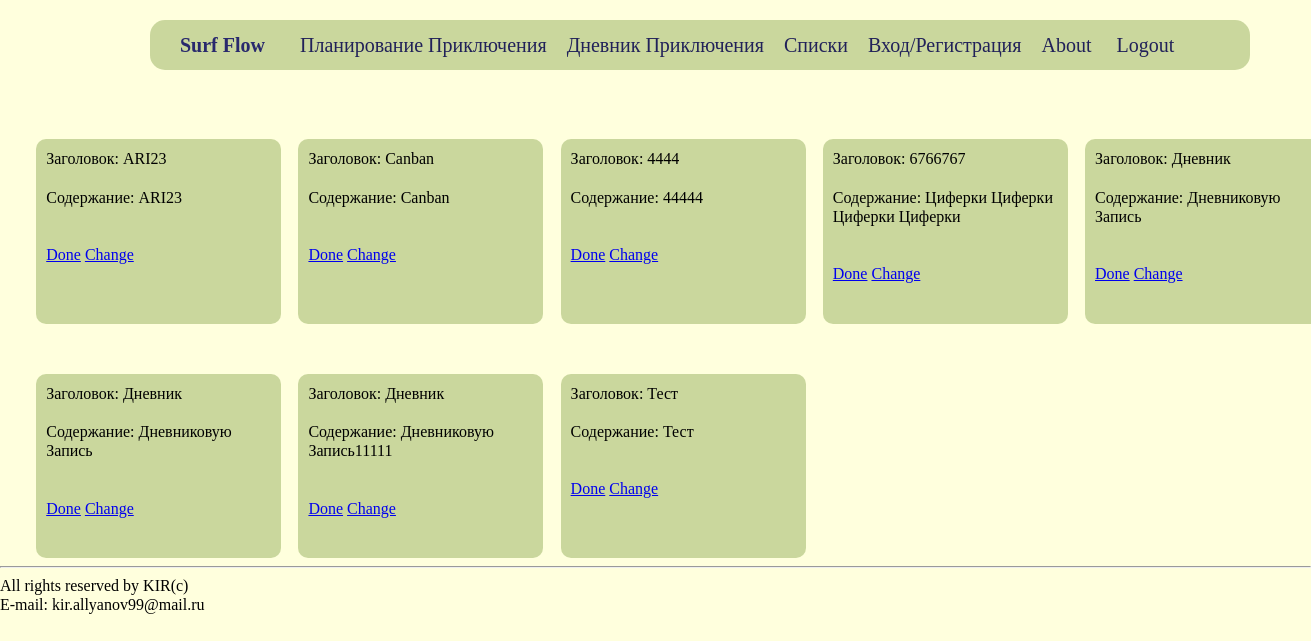
Screenshot of /articles_list/ (signed in) with the database file from the repository.
### web_app/models.py (models this page shows, shortened)
class Article(models.Model):
    id = models.IntegerField(unique=True, primary_key=True)
    author = models.ForeignKey(User, on_delete=models.CASCADE)
    title = models.CharField(max_length=100)
    content = models.TextField()
    created_at = models.DateTimeField(auto_now_add=True)

### web_app/views.py (the view)
# urls.py: path('articles_list/', views.articles, name='articles'),
@login_required
def articles(request):
    articles = Article.objects.filter(author=request.user)
    return render(request, 'web_app/article_list.html', {'articles' : articles})

### web_app/templates/web_app/article_list.html (shortened to what this page needs)
{% extends 'web_app/base.html' %}
{% block content %}
<div class="row">
    {% for article in articles %}
        <div class="article">
            <div class="title">
                Заголовок: {{ article.title }}</p>
                <br>
                <div class="content">
                    Содержание: {{ article.content }}</p>
                    <br>
                     <br>
                    <div class="buttons">
                        <a href="#" class="Delete">Done</a>
                        <a href="#" class="Change">Change</a>
                    </div>
                </div>
            </div>
        </div>
    {% endfor %}
</div>
</body>
</html>
{% endblock %}

### web_app/templates/web_app/base.html (shortened to what this page needs)
{% load static %}
<!DOCTYPE html>
<html lang="rus">
<head>
    <link rel="stylesheet" href="{% static 'web_app/css/style.css' %} "/>
</head>
<body class="body_style">
    <header class="header">
        <div class="wrapper">
            <div class="header__wrapper">
                <nav class="header__nav">
                    <ul class="header__list">
                        <li class="headder__logo">
                            <a href="{% url 'index' %}" class="logo_link">Surf Flow</a>
                        </li>
                        <li class="header__item">
                            <a href="{% url 'plan' %}" class="header_link">Планирование Приключения</a>
                        </li>
                        <li class="header__item">
                            <a href="{% url 'diary' %}"class="header_link">Дневник Приключения</a>
                        </li>
                        <li class="header__item">
                            <a href="{% url 'lists' %}" class="header_link">Списки</a>
                        </li>
                        <li class="header__item">
                            <a href="{% url 'loging' %}" class="header_link">Вход/Регистрация</a>
                        </li>
                        <li class="headder__item">
                            <a href="{% url 'about' %}" class="header_link">About</a>
                        </li>
                        <li class="header__item">
                            <a href="{% url 'logout' %}" class="header_link">Logout</a>
                        </li>
                    </ul>
                </nav>
            </div>
        </div>
    </header>
    <br>
    {% block content %}{% endblock %}
    <hr>
    <footer>
        <p>All rights reserved by KIR(c)</p>
        <p>E-mail: kir.allyanov99@mail.ru</p>
    </footer>
</body>
</html>

### web_app/static/web_app/css/style.css (style rules this page uses)
html, body, div, span, applet, object, iframe, h1, h2, h3, h4, h5, h6, p, blockquote, pre, a, abbr, acronym, address, big, cite, code, del, dfn, em, img, ins, kbd, q, s, samp, small, strike, strong, sub, sup, tt, var, b, u, i, center, dl, dt, dd, ol, ul, li, fieldset, form, label, legend, table, caption, tbody, tfoot, thead, tr, th, td, article, aside, canvas, details, embed, figure, figcaption, footer, header, hgroup, menu, nav, output, ruby, section, summary, time, mark, audio, video { margin: 0; padding: 0; border: 0; font-size: 100%; font: inherit; vertical-align: baseline; }
article, aside, details, figcaption, figure, footer, header, hgroup, menu, nav, section { display: block; }
body { line-height: 1; }
ol, ul { list-style: none; }
html { font-size: 100%; -webkit-text-size-adjust: 100%; -ms-text-size-adjust: 100%; }
html, button, input, select, textarea { color: #222; }
html { box-sizing: border-box; }
*, *::before, *::after { box-sizing: inherit; }
body { font-family: 'Onest'; font-style: normal; font-size: 16px; line-height: 1.2; font-weight: normal; color: #000; }
.wrapper { max-width: 1060px; margin: 0 auto; }
.header { box-sizing: content-box; background: rgb(124, 155, 62, 0.4); position: static; margin-top: 20px; height: 50px; margin-left: 150px; width: 1100px; border-radius: 15px; text-align: center; }
.header__wrapper { display: flex; flex-wrap: wrap; justify-content: space-between; padding-top: 12px; }
.header__list { display: flex; flex-wrap: wrap; }
.headder__logo { margin-right: 25px; }
.header__item { margin-right: 20px; }
.header__item:last-child { margin-left: 25px; }
.header_link { font-size: 20px; line-height: 26px; text-align: center; color: #212159; text-decoration: none; }
.logo_link { margin-left: 10px; margin-right: 10px; font-size: 20px; line-height: 26px; text-align: center; color: #29296D; text-decoration: none; font-weight: bold; }
.body_style { background-color: #ffffcca8; }
.row { display: grid; grid-template-rows: repeat(7, auto); grid-template-columns: repeat(5, auto); justify-content: stretch; left: 5%; right: 5%; }
.article { box-sizing: content-box; width: 100%; background: rgb(124, 155, 62, 0.4); border-radius: 10px; width: 230px; margin-top: 50px; margin-left: 10px; left: 10%; right: 10%; position:relative; padding: 10px 5px 40px 10px; }

### rows the page displays
Article: title "ARI23", content "ARI23"
Article: title "Canban", content "Canban"
Article: title "4444", content "44444"
Article: title "6766767", content "Циферки Циферки Циферки Циферки"
Article: title "Дневник", content "Дневниковую Запись"
Article: title "Дневник", content "Дневниковую Запись"
Article: title "Дневник", content "Дневниковую Запись11111"
Article: title "Тест", content "Тест"
